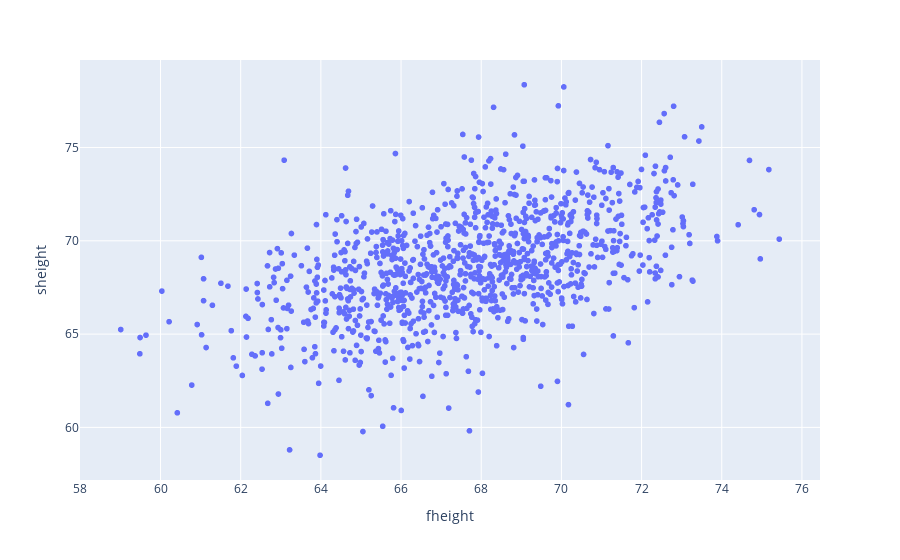

Notebook code cell kept with this figure:
### Code cell
fig = px.scatter(father_son, x='fheight', y='sheight')
fig.show()

### Figure 1 — Plotly figure (JSON) as saved in the notebook; plotly's stock layout.template omitted (floating-point values rounded to 4 significant figures; data arrays with more than 128 entries replaced by an {"elided": "..."} marker saying what was removed)
{"data": [{"hovertemplate": "fheight=%{x}<br>sheight=%{y}<extra></extra>", "legendgroup": "", "marker": {"color": "#636efa", "symbol": "circle"}, "mode": "markers", "name": "", "showlegend": false, "type": "scattergl", "x": {"elided": "1078 float values"}, "xaxis": "x", "y": {"elided": "1078 float values"}, "yaxis": "y"}], "layout": {"legend": {"tracegroupgap": 0}, "margin": {"t": 60}, "xaxis": {"anchor": "y", "domain": [0, 1], "title": {"text": "fheight"}}, "yaxis": {"anchor": "x", "domain": [0, 1], "title": {"text": "sheight"}}}}
